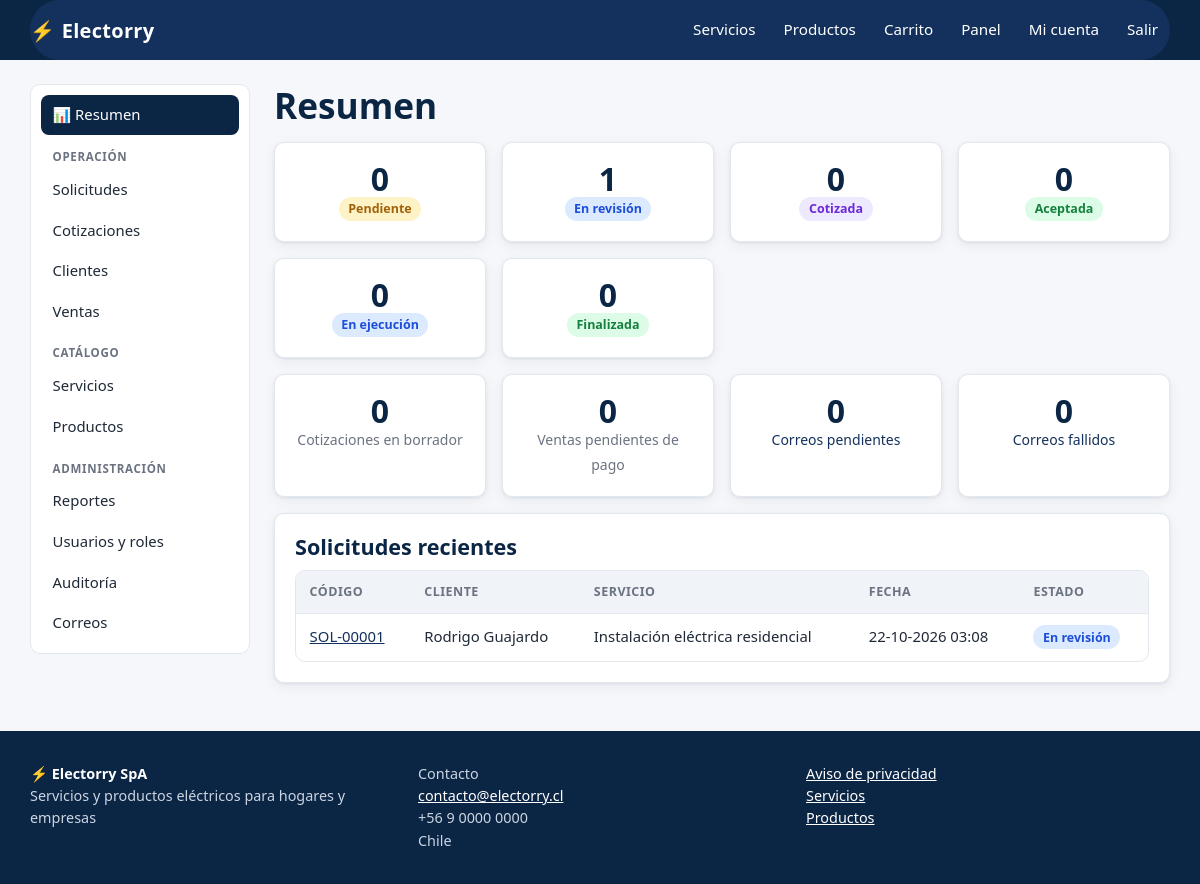
Screenshot of /panel/ (signed in) with the database file from the repository.
### apps/usuarios/models.py (models this page shows, shortened)
class Usuario(AbstractUser):
    username = None
    email = models.EmailField("correo electrónico", unique=True)
    telefono = models.CharField("teléfono", max_length=20, blank=True)
    rol = models.CharField(max_length=10, choices=Rol.choices, default=Rol.CLIENTE, db_index=True)
    acepta_privacidad = models.BooleanField("acepta aviso de privacidad", default=False)
    fecha_privacidad = models.DateTimeField(null=True, blank=True)
    anonimizado = models.BooleanField(default=False)
    USERNAME_FIELD = "email"
    REQUIRED_FIELDS = []
    objects = UsuarioManager()
    class Meta:
        ordering = ["last_name", "first_name"]
        verbose_name = "usuario"
        verbose_name_plural = "usuarios"
    @property
    def es_admin(self):
        return self.rol == Rol.ADMIN
    @property
    def es_personal(self):
        return self.rol in (Rol.ADMIN, Rol.INTERNO)

### apps/solicitudes/models.py (models this page shows, shortened)
class SolicitudCotizacion(models.Model):
    cliente = models.ForeignKey(settings.AUTH_USER_MODEL, on_delete=models.PROTECT, related_name="solicitudes")
    servicio = models.ForeignKey("catalogo.Servicio", on_delete=models.PROTECT, related_name="solicitudes")
    descripcion = models.TextField("descripción del requerimiento")
    direccion = models.CharField("dirección / ubicación", max_length=250)
    comuna = models.CharField(max_length=100, blank=True)
    nombre_contacto = models.CharField(max_length=150)
    telefono_contacto = models.CharField(max_length=20)
    email_contacto = models.EmailField()
    estado = models.CharField(max_length=15, choices=Estado.choices, default=Estado.PENDIENTE, db_index=True)
    creada = models.DateTimeField(auto_now_add=True)
    actualizada = models.DateTimeField(auto_now=True)
    class Meta:
        ordering = ["-creada", "-id"]
        verbose_name = "solicitud de cotización"
        verbose_name_plural = "solicitudes de cotización"
        indexes = [models.Index(fields=["cliente", "-creada"]), models.Index(fields=["estado", "-creada"])]
    @property
    def codigo(self):
        return f"SOL-{self.pk:05d}" if self.pk else "SOL-nueva"

### apps/catalogo/models.py (models this page shows, shortened)
class Servicio(models.Model):
    categoria = models.ForeignKey(CategoriaServicio, on_delete=models.PROTECT, related_name="servicios")
    nombre = models.CharField(max_length=150)
    slug = models.SlugField(max_length=170, unique=True, blank=True)
    resumen = models.CharField(max_length=250)
    descripcion = models.TextField()
    disponible = models.BooleanField("disponible", default=True)
    creado = models.DateTimeField(auto_now_add=True)
    actualizado = models.DateTimeField(auto_now=True)
    class Meta:
        ordering = ["categoria__orden", "nombre"]
        verbose_name = "servicio"
        verbose_name_plural = "servicios"
        indexes = [models.Index(fields=["disponible", "categoria"]), models.Index(fields=["nombre"])]

### apps/panel/views.py (the view)
# urls.py: path("", v.dashboard, name="dashboard"),
@rol_requerido(*PERSONAL)
def dashboard(request):
    por_estado = {e: 0 for e, _ in Estado.choices}
    for f in SolicitudCotizacion.objects.values("estado").annotate(n=Count("id")):
        por_estado[f["estado"]] = f["n"]
    ctx = {
        "seccion": "dashboard",
        "tarjetas": [(Estado(e).label, n, e) for e, n in por_estado.items() if e not in ("CANCELADA",)],
        "recientes": SolicitudCotizacion.objects.select_related("servicio").order_by("-creada")[:8],
        "borradores": Cotizacion.objects.filter(estado=EstadoCotizacion.BORRADOR).count(),
        "ventas_pendientes": Venta.objects.filter(estado=EstadoVenta.PENDIENTE_PAGO).count(),
        "correos_pendientes": Notificacion.objects.filter(estado=Notificacion.Estado.PENDIENTE).count(),
        "correos_fallidos": Notificacion.objects.filter(estado=Notificacion.Estado.FALLIDA).count(),
    }
    return render(request, "panel/dashboard.html", ctx)

### apps/core/context_processors.py (called while the page is built)
def sitio(request):
    carrito_items = 0
    carrito = request.session.get("carrito") if hasattr(request, "session") else None
    if carrito:
        carrito_items = sum(int(c) for c in carrito.values())
    return {
        "EMPRESA": settings.EMPRESA,
        "IVA": settings.IVA_PORCENTAJE,
        "carrito_items": carrito_items,
    }

### apps/core/permisos.py (called while the page is built)
def rol_requerido(*roles):
    def decorador(vista):
        @wraps(vista)
        def envoltura(request, *args, **kwargs):
            if not request.user.is_authenticated:
                return redirect_to_login(request.get_full_path())
            if request.user.rol not in roles:
                registrar_acceso_denegado(request)
                raise PermissionDenied
            return vista(request, *args, **kwargs)
        return envoltura
    return decorador

### apps/core/templatetags/electorry.py (called while the page is built)
@register.filter
def estado_css(valor):
    return str(valor).lower().replace("_", "-")

### templates/panel/dashboard.html
{% extends "panel/base.html" %}{% load electorry %}
{% block panel %}
<h1>Resumen</h1>
<div class="grid cols-4">
  {% for etiqueta, n, codigo in tarjetas %}
  <div class="card stat"><a href="{% url 'panel:solicitudes' %}?estado={{ codigo }}"><div class="n">{{ n }}</div><span class="estado estado-{{ codigo|estado_css }}">{{ etiqueta }}</span></a></div>
  {% endfor %}
</div>
<div class="grid cols-4">
  <div class="card stat"><div class="n">{{ borradores }}</div><span class="muted small">Cotizaciones en borrador</span></div>
  <div class="card stat"><div class="n">{{ ventas_pendientes }}</div><span class="muted small">Ventas pendientes de pago</span></div>
  {% if user.es_admin %}
  <div class="card stat"><div class="n">{{ correos_pendientes }}</div><a class="small" href="{% url 'panel:notificaciones' %}?estado=PENDIENTE">Correos pendientes</a></div>
  <div class="card stat"><div class="n">{{ correos_fallidos }}</div><a class="small" href="{% url 'panel:notificaciones' %}?estado=FALLIDA">Correos fallidos</a></div>
  {% endif %}
</div>
<div class="card"><h2>Solicitudes recientes</h2>
<div class="table-wrap"><table><thead><tr><th>Código</th><th>Cliente</th><th>Servicio</th><th>Fecha</th><th>Estado</th></tr></thead><tbody>
{% for s in recientes %}<tr><td><a href="{% url 'panel:solicitud_detalle' s.pk %}">{{ s.codigo }}</a></td><td>{{ s.nombre_contacto }}</td><td>{{ s.servicio.nombre }}</td><td>{{ s.creada|date:"d-m-Y H:i" }}</td><td><span class="estado estado-{{ s.estado|estado_css }}">{{ s.get_estado_display }}</span></td></tr>
{% empty %}<tr><td colspan="5" class="empty">Sin solicitudes todavía.</td></tr>{% endfor %}</tbody></table></div></div>
{% endblock %}

### templates/base.html (shortened to what this page needs)
{% load static electorry %}<!doctype html>
<html lang="es">
<head>
  <link rel="stylesheet" href="{% static 'css/app.css' %}">
</head>
<body>
<header class="site-header">
  <div class="container bar" id="barra-navegacion">
    <a class="brand" href="{% url 'core:inicio' %}"><span class="bolt">⚡</span> Electorry</a>
    <nav class="nav" aria-label="Principal">
      <a href="{% url 'catalogo:lista' %}">Servicios</a>
      <a href="{% url 'tienda:lista' %}">Productos</a>
      <a href="{% url 'tienda:carrito' %}">Carrito{% if carrito_items %}<span class="badge-n">{{ carrito_items }}</span>{% endif %}</a>
      {% if user.is_authenticated %}
        {% if user.es_personal %}
          <a href="{% url 'panel:dashboard' %}">Panel</a>
        {% else %}
          <a href="{% url 'solicitudes:mis_solicitudes' %}">Mis solicitudes</a>
          <a href="{% url 'tienda:mis_compras' %}">Mis compras</a>
        {% endif %}
        <a href="{% url 'usuarios:perfil' %}">{{ user.first_name|default:"Mi cuenta" }}</a>
        <form method="post" action="{% url 'usuarios:logout' %}" style="display:inline">{% csrf_token %}<button class="linklike" type="submit" style="color:#fff;padding:.5rem .75rem">Salir</button></form>
      {% else %}
        <a href="{% url 'usuarios:login' %}">Ingresar</a>
        <a class="cta" href="{% url 'usuarios:registro' %}">Crear cuenta</a>
      {% endif %}
    </nav>
  </div>
</header>
<main id="contenido" class="container">
  {% block content %}{% endblock %}
</main>
<footer class="site-footer">
  <div class="container footer-grid">
    <div><strong style="color:#fff">⚡ {{ EMPRESA.nombre }}</strong><br>{{ EMPRESA.eslogan }}</div>
    <div>Contacto<br><a href="mailto:{{ EMPRESA.email }}">{{ EMPRESA.email }}</a><br>{{ EMPRESA.telefono }}<br>{{ EMPRESA.direccion }}</div>
    <div><a href="{% url 'core:privacidad' %}">Aviso de privacidad</a><br><a href="{% url 'catalogo:lista' %}">Servicios</a><br><a href="{% url 'tienda:lista' %}">Productos</a></div>
  </div>
</footer>
</body>
</html>

### static/css/app.css (style rules this page uses)
:root { --navy: #0b2545; --navy-2: #13315c; --amber: #f5b301; --amber-d: #d99a00; --ink: #1f2937; --muted: #6b7280; --bg: #f5f7fa; --card: #fff; --line: #e3e8ef; --ok: #15803d; --ok-bg: #dcfce7; --warn: #a16207; --warn-bg: #fef3c7; --err: #b91c1c; --err-bg: #fee2e2; --info: #1d4ed8; --info-bg: #dbeafe; --radius: 10px; --shadow: 0 1px 3px rgba(11,37,69,.08), 0 4px 14px rgba(11,37,69,.06); }
*, *::before, *::after { box-sizing: border-box; }
html { scroll-behavior: smooth; }
body { margin: 0; font: 16px/1.55 system-ui, -apple-system, "Segoe UI", Roboto, sans-serif; color: var(--ink); background: var(--bg); }
a { color: var(--navy-2); }
h1, h2, h3 { line-height: 1.2; color: var(--navy); margin: 0 0 .6rem; }
h1 { font-size: clamp(1.6rem, 3vw, 2.2rem); }
h2 { font-size: 1.35rem; }
.container { width: min(1140px, 100% - 2rem); margin-inline: auto; }
.muted { color: var(--muted); }
.small { font-size: .875rem; }
.stack > * + * { margin-top: 1rem; }
.site-header { background: var(--navy); color: #fff; position: sticky; top: 0; z-index: 20; }
.site-header a { color: #fff; text-decoration: none; }
.site-header .bar { display: flex; align-items: center; gap: 1rem; min-height: 60px; }
#barra-navegacion { background-color: #13315c; }
.brand { font-weight: 800; font-size: 1.25rem; letter-spacing: .3px; display: flex; align-items: center; gap: .4rem; }
.brand .bolt { color: var(--amber); }
.nav { display: flex; gap: .25rem; align-items: center; margin-left: auto; flex-wrap: wrap; }
.nav a, .nav button.linklike { padding: .5rem .75rem; border-radius: 8px; color: #fff; font-size: .95rem; }
button.linklike { background: none; border: 0; cursor: pointer; font: inherit; }
main { padding: 1.5rem 0 3rem; min-height: 60vh; }
.site-footer { background: var(--navy); color: #cbd5e1; padding: 2rem 0; font-size: .9rem; }
.site-footer a { color: #fff; }
.footer-grid { display: grid; gap: 1.5rem; grid-template-columns: repeat(auto-fit, minmax(220px, 1fr)); }
.card { background: var(--card); border: 1px solid var(--line); border-radius: var(--radius); padding: 1.25rem; box-shadow: var(--shadow); }
.grid { display: grid; gap: 1rem; }
.grid.cols-4 { grid-template-columns: repeat(auto-fit, minmax(210px, 1fr)); }
.table-wrap { overflow-x: auto; background: var(--card); border: 1px solid var(--line); border-radius: var(--radius); }
table { width: 100%; border-collapse: collapse; font-size: .93rem; }
th, td { padding: .7rem .85rem; text-align: left; border-bottom: 1px solid var(--line); vertical-align: top; }
th { background: #f0f3f8; font-size: .78rem; text-transform: uppercase; letter-spacing: .04em; color: var(--muted); white-space: nowrap; }
tr:last-child td { border-bottom: 0; }
.estado { display: inline-block; padding: .15rem .6rem; border-radius: 99px; font-size: .78rem; font-weight: 700; white-space: nowrap; background: #e5e7eb; color: #374151; }
.estado-pendiente, .estado-pendiente-pago, .estado-borrador, .estado-iniciado { background: var(--warn-bg); color: var(--warn); }
.estado-en-revision, .estado-enviada, .estado-en-ejecucion { background: var(--info-bg); color: var(--info); }
.estado-cotizada { background: #ede9fe; color: #6d28d9; }
.estado-aceptada, .estado-finalizada, .estado-pagada, .estado-aprobado, .estado-enviada-ok { background: var(--ok-bg); color: var(--ok); }
.bar { background: #eef2f7; border-radius: 99px; height: 12px; overflow: hidden; }
.stat { text-align: center; }
.stat .n { font-size: 2rem; font-weight: 800; color: var(--navy); line-height: 1; }
.stat a { text-decoration: none; }

### rows the page displays
Usuario: first_name "Mi cuenta"
SolicitudCotizacion: codigo "SOL-00001", nombre_contacto "Rodrigo Guajardo", servicio.nombre "Instalación eléctrica residencial", creada "22-10-2026 03:08", estado "En revisión"

### other values shown
{{ n }} "0" "1" "0" "0" "0" "0"
{{ etiqueta }} "Pendiente" "En revisión" "Cotizada" "Aceptada" "En ejecución" "Finalizada"
{{ borradores }} "0"
{{ ventas_pendientes }} "0"
{{ correos_pendientes }} "0"
{{ correos_fallidos }} "0"
{{ EMPRESA.nombre }} "Electorry SpA"
{{ EMPRESA.eslogan }} "Servicios y productos eléctricos para hogares y empresas"
{{ EMPRESA.email }} "contacto@electorry.cl"
{{ EMPRESA.telefono }} "+56 9 0000 0000"
{{ EMPRESA.direccion }} "Chile"
